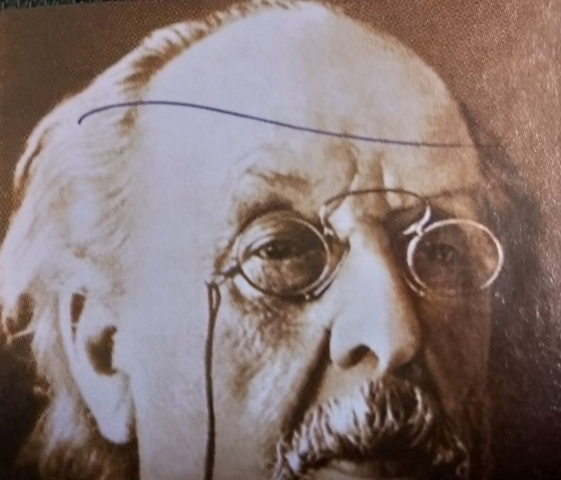
#> input picture src.jpg, 561 x 480 px
$ python photo_restoration.py
#> lines starting #> are read from the running program, lines starting #| are printed output that depends on the picture; after the words box and inside, x2 and y2 are one past the last pixel; in counts of white or black regions, pixels touching at a corner belong together
#!/usr/bin/env python
# coding: utf-8

# In[1]:


import cv2
import numpy as np


# Load our damaged photo
image = cv2.imread('src.jpg')
#> image is the input picture: shape (480, 561, 3); mean B, G, R 115.8, 118.6, 135.5
cv2.imshow('Original Damaged Photo', image)
cv2.waitKey(0)

# Load the photo where we've marked the damaged areas
marked_damages = cv2.imread('src_mask.jpg', 0)
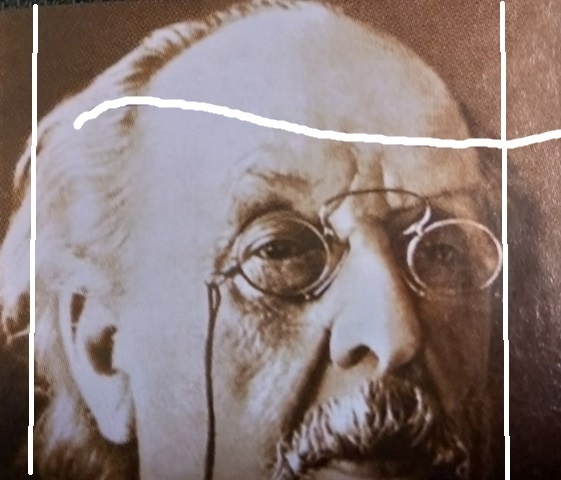
#> input picture src_mask.jpg, 561 x 480 px
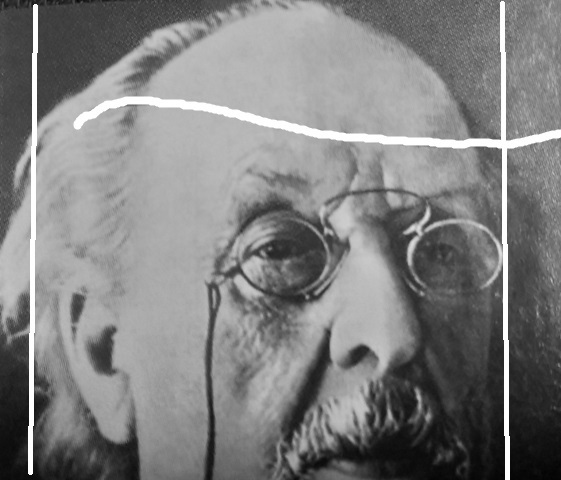
#> marked_damages: shape (480, 561); min 2, max 255, mean 127.9
cv2.imshow('Marked Damages', marked_damages)
cv2.waitKey(0)

# Let's make a mask out of our marked image be changing all colors
# that are not white, to black
ret, thresh1 = cv2.threshold(marked_damages, 254, 255, cv2.THRESH_BINARY)
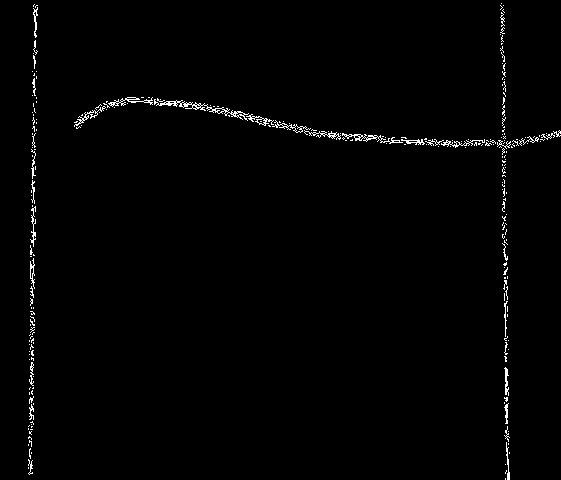
#> thresh1: shape (480, 561); 1.2% white in thin lines or dots
cv2.imshow('Threshold Binary', thresh1)
cv2.imwrite("thresh1.png", thresh1)
cv2.waitKey(0)

# Let's dilate (make thicker) our the marks w made
# since thresholding has narrowed it slightly
kernel = np.ones((7,7), np.uint8)
mask = cv2.dilate(thresh1, kernel, iterations = 1)
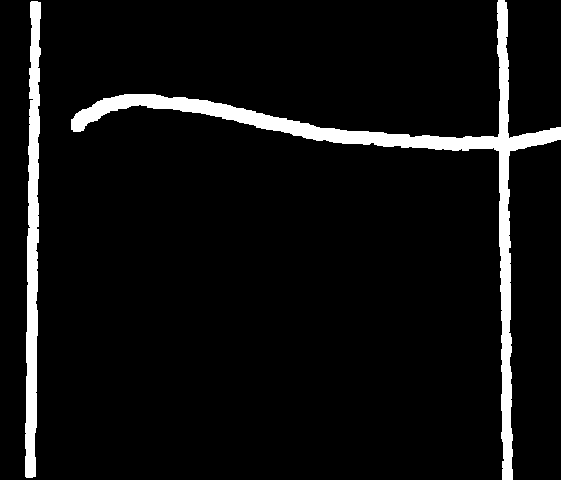
#> mask: shape (480, 561); 6.1% white; 2 white regions, box (x1, y1, x2, y2) and area: (71, 0, 561, 480) 11431, (25, 1, 41, 478) 4942
cv2.imshow('Dilated Mask', mask)
cv2.imwrite("mask.png", mask)

cv2.waitKey(0)
restored = cv2.inpaint(image, mask, 5, cv2.INPAINT_TELEA)

cv2.imshow('Restored', restored)
cv2.imwrite("Restored.png",restored)
cv2.waitKey(0)
cv2.destroyAllWindows()


# In[ ]:


# In[ ]:
